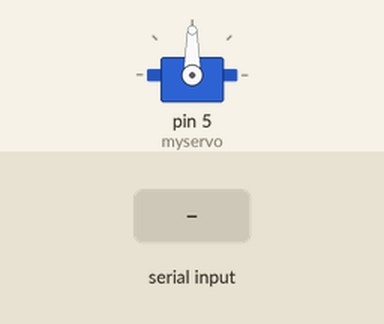
The program below on a simulated Arduino Nano, built with avr-gcc and run on an emulated ATmega328P. Parts: servo. The test bench sets the inputs (shaded band).

Above: at 1.2 s.
1.3 s: "-" received over Serial
At 1.8 s:
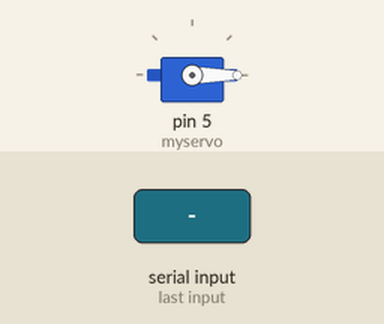
2.8 s: "90,45\n" received over Serial
At 3.9 s:
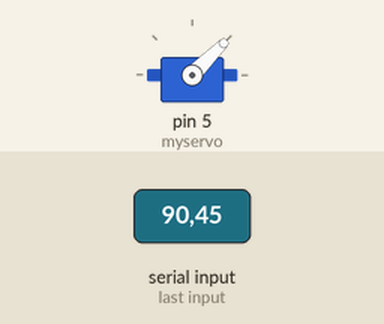
4.3 s: "30,150\n" received over Serial
At 5.1 s:
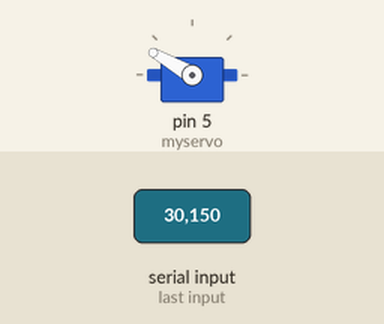
5.8 s: "90\n" received over Serial
At 6.2 s:
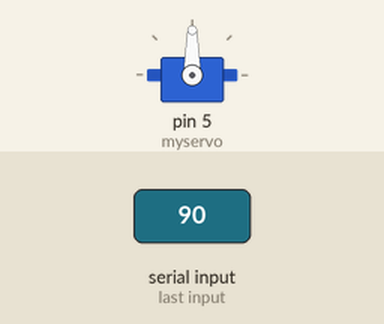
Timing chart, 0 to 8.3 s (numbered marks = the images above; inputs shaded):
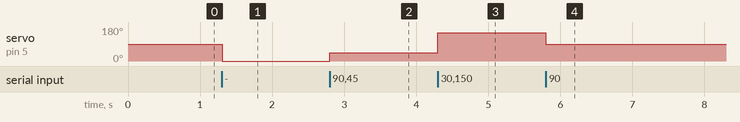

The program:

main.cpp
```cpp
#include <Arduino.h>
#include <Servo.h>

Servo myservo;

void setup() {
  Serial.begin(115200);
  // Lower timeout makes the loop more responsive
  Serial.setTimeout(5);
  myservo.attach(5);
  // Start at center
  myservo.write(90);
}

void loop() {
  if (Serial.available() > 0) {
    // peek() checks the first byte without removing it.
    // Helps skip non-digit characters like leftover \r or spaces.
    char c = Serial.peek();
    if (isDigit(c) || c == '-') {
      int value = Serial.parseInt();

      // Basic safety check for servo range
      if (value >= 0 && value <= 180) {
        myservo.write(value);
      }
    } else {
      // Discard non-digit characters (like \n or \r)
      Serial.read();
    }
  }
}
```

Measured:
- after the input at 1.3 s, servo on pin 5 (myservo): 90° → 0° at once
- after the input at 2.8 s, servo on pin 5 (myservo): 0° → 45° at once
- after the input at 4.3 s, servo on pin 5 (myservo): 45° → 150° at once
- after the input at 5.8 s, servo on pin 5 (myservo): 150° → 90° at once
